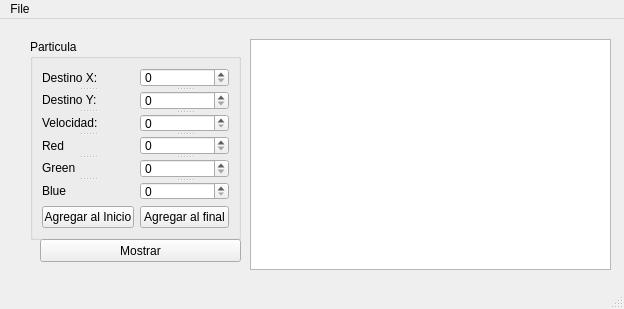
<?xml version="1.0" encoding="UTF-8"?>
<ui version="4.0">
 <class>MainWindow</class>
 <widget class="QMainWindow" name="MainWindow">
  <property name="geometry">
   <rect>
    <x>0</x>
    <y>0</y>
    <width>624</width>
    <height>309</height>
   </rect>
  </property>
  <property name="windowTitle">
   <string>MainWindow</string>
  </property>
  <widget class="QWidget" name="centralwidget">
   <widget class="QGroupBox" name="groupBox">
    <property name="geometry">
     <rect>
      <x>30</x>
      <y>20</y>
      <width>211</width>
      <height>201</height>
     </rect>
    </property>
    <property name="title">
     <string>Particula</string>
    </property>
    <layout class="QGridLayout" name="gridLayout">
     <item row="1" column="0">
      <widget class="QSplitter" name="splitter_2">
       <property name="orientation">
        <enum>Qt::Vertical</enum>
       </property>
       <widget class="QLabel" name="label">
        <property name="text">
         <string>Destino X:</string>
        </property>
       </widget>
       <widget class="QLabel" name="label_2">
        <property name="text">
         <string>Destino Y:</string>
        </property>
       </widget>
       <widget class="QLabel" name="label_3">
        <property name="text">
         <string>Velocidad:</string>
        </property>
       </widget>
       <widget class="QLabel" name="label_4">
        <property name="text">
         <string>Red</string>
        </property>
       </widget>
       <widget class="QLabel" name="label_5">
        <property name="text">
         <string>Green</string>
        </property>
       </widget>
       <widget class="QLabel" name="label_6">
        <property name="text">
         <string>Blue</string>
        </property>
       </widget>
      </widget>
     </item>
     <item row="2" column="0">
      <widget class="QPushButton" name="AgragrInicio_pushButton">
       <property name="text">
        <string>Agregar al Inicio</string>
       </property>
      </widget>
     </item>
     <item row="1" column="1">
      <widget class="QSplitter" name="splitter">
       <property name="orientation">
        <enum>Qt::Vertical</enum>
       </property>
       <property name="opaqueResize">
        <bool>false</bool>
       </property>
       <property name="childrenCollapsible">
        <bool>true</bool>
       </property>
       <widget class="QSpinBox" name="DesX_pinBox">
        <property name="maximum">
         <number>500</number>
        </property>
       </widget>
       <widget class="QSpinBox" name="DesY_spinBox_2">
        <property name="maximum">
         <number>500</number>
        </property>
       </widget>
       <widget class="QSpinBox" name="Velocidad_spinBox_3">
        <property name="maximum">
         <number>1000</number>
        </property>
       </widget>
       <widget class="QSpinBox" name="Red_spinBox_4">
        <property name="maximum">
         <number>255</number>
        </property>
       </widget>
       <widget class="QSpinBox" name="Green_spinBox_5">
        <property name="maximum">
         <number>255</number>
        </property>
       </widget>
       <widget class="QSpinBox" name="Blue_spinBox_6">
        <property name="maximum">
         <number>255</number>
        </property>
       </widget>
      </widget>
     </item>
     <item row="2" column="1">
      <widget class="QPushButton" name="agregarFinal_pushButton">
       <property name="text">
        <string>Agregar al final</string>
       </property>
      </widget>
     </item>
    </layout>
   </widget>
   <widget class="QPushButton" name="Mostrar_pushButton">
    <property name="geometry">
     <rect>
      <x>40</x>
      <y>220</y>
      <width>201</width>
      <height>23</height>
     </rect>
    </property>
    <property name="text">
     <string>Mostrar</string>
    </property>
   </widget>
   <widget class="QPlainTextEdit" name="salida">
    <property name="geometry">
     <rect>
      <x>250</x>
      <y>20</y>
      <width>361</width>
      <height>231</height>
     </rect>
    </property>
   </widget>
  </widget>
  <widget class="QMenuBar" name="menubar">
   <property name="geometry">
    <rect>
     <x>0</x>
     <y>0</y>
     <width>624</width>
     <height>21</height>
    </rect>
   </property>
   <widget class="QMenu" name="menuFile">
    <property name="title">
     <string>File</string>
    </property>
    <addaction name="actionAbrir"/>
    <addaction name="actionGuardar"/>
   </widget>
   <addaction name="menuFile"/>
  </widget>
  <widget class="QStatusBar" name="statusbar"/>
  <action name="actionAbrir">
   <property name="text">
    <string>Abrir</string>
   </property>
   <property name="shortcut">
    <string>Ctrl+O</string>
   </property>
  </action>
  <action name="actionGuardar">
   <property name="text">
    <string>Guardar</string>
   </property>
   <property name="shortcut">
    <string>Ctrl+S</string>
   </property>
  </action>
 </widget>
 <resources/>
 <connections/>
</ui>
